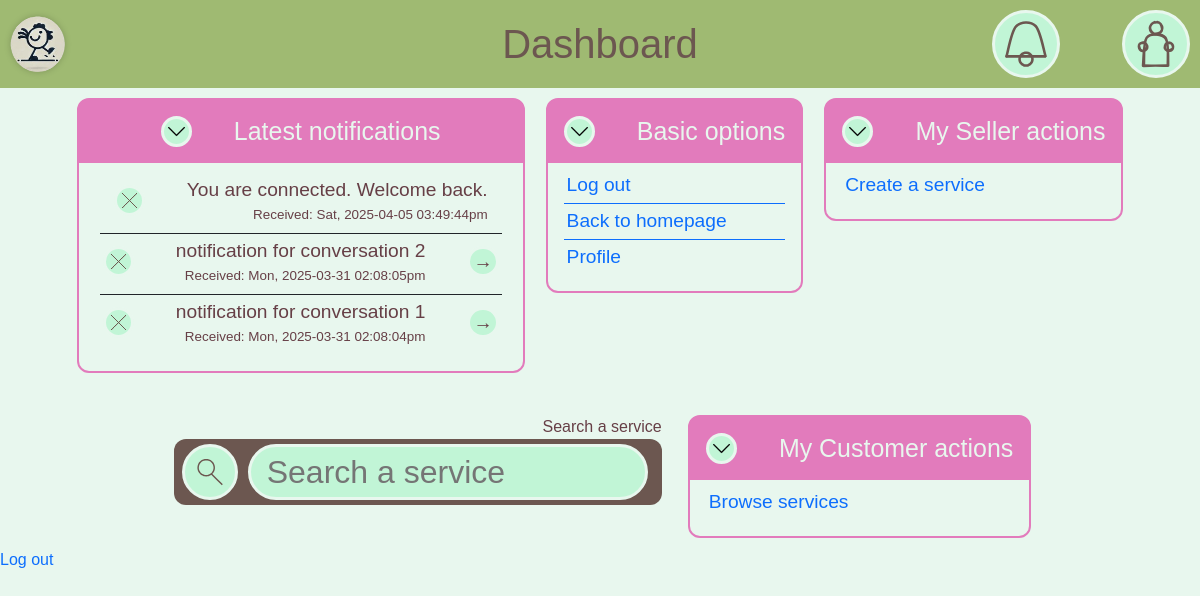
Page /pages/dashboard (signed in) on the earlier database version.
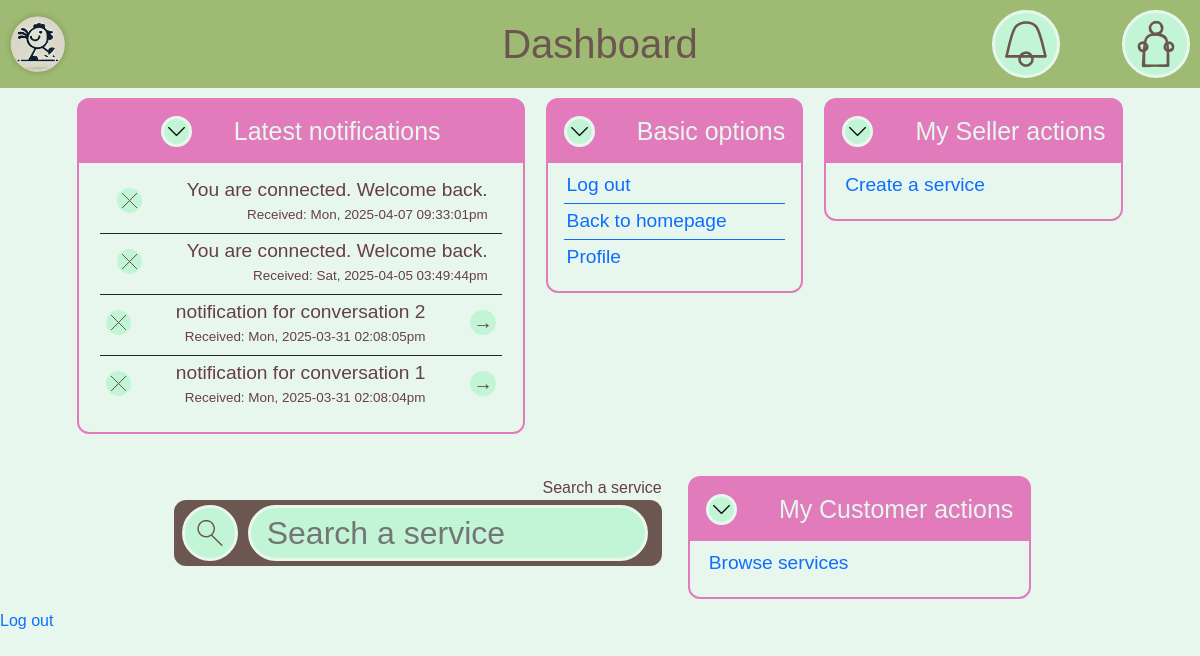
Same page on the later database version.
### tables this page shows
CREATE TABLE notifications(
        id INTEGER PRIMARY KEY,
        user_id INTEGER, conversation_id INTEGER, text TEXT, time TIMESTAMP,
        FOREIGN KEY(user_id) REFERENCES users(id),
        FOREIGN KEY(user_id) REFERENCES conversation(id)
    );

### utils/base.php (called while the page is built, shortened)
<?php
function root_include($name): void
{
    include $_SERVER["DOCUMENT_ROOT"] . $name;
}
function component($name): void
{
    root_include("/components/" . $name . ".php");
}

### utils/dbutils.php (called while the page is built, shortened)
<?php
function hasUserGotRole(PDO $db, $id, $roleID): bool {
    $st = $db->prepare("SELECT * FROM roles WHERE user_id = :id");
    if (!$st->execute(["id" => $id])) return false;
    while ($elt = $st->fetch()) {
        if ($elt["role"] == $roleID) return true;
    }
    return false;
}
function isBusiness(PDO $db, $id) {
    return hasUserGotRole($db, $id, 0);
}
function isCustomer(PDO $db, $id) {
    return hasUserGotRole($db, $id, 1);
}
function isAdmin(PDO $db, $id) {
    return hasUserGotRole($db, $id, 2);
}

### components/dashboard/base.php (called while the page is built)
<?php
function base_widget($db, $id) {
    insert_widget("Basic options", function() {
        buttons_widget(
            array(
                "Log out",
                "Back to homepage",
                "Profile"
            ),
            array(
                "/pages/signout",
                "/pages/homepage",
                "/pages/profile"
            )
        );
    });
}
?>

### components/common/notifications.php (the view, shortened to what this page needs)
<?php
function insert_notifications(PDO $db, $id)
{
    ?>
    <div class="circle-inside-accent logo">
        <img src="/assets/images/symbols/notification.svg" alt="notifications">
    </div>
    <?php
}
function display_notification($notification): void
{
    ?>
    <div class="notification line dashboard-line" not="<?= $notification["id"] ?>">
        <?php
        if ($notification["user_id"] != BROADCAST_ID) {
            ?>
            <div class="circle-inside-accent remove-notification">
                <img src="/assets/images/symbols/cancel.svg" alt="remove notification" class="symbol">
            </div>
            <?php
        }
        ?>
        <div class="notification-content">
            <p class="notification-text"><?= $notification["text"] ?></p>
            <p class="notification-date"><?= $notification["date"] ?></p>
        </div>
        <?php
        if ($notification["conversation_id"] != SYSTEM_ID) {
            ?>
            <div class="circle-inside-accent inspect-notification">
                <p class="symbol">&rarr;</p>
            </div>
            <?php
        }
        ?>
    </div>
    <?php
}
function get_user_notifications(PDO $db, $id): array
{
    $st = $db->prepare("
    SELECT *
    FROM notifications
    -- Support for broadcasts
    WHERE user_id = (:id) OR user_id = 0
    ORDER BY notifications.time DESC
    ");
    return $st->execute(["id" => $id]) ? $st->fetchAll() : [];
}
?>

### pages/dashboard/index.php (shortened to what this page needs)
<?php
require $_SERVER["DOCUMENT_ROOT"] . "/utils/base.php";
?>
<!DOCTYPE html>
<html lang="en">
<?php
insertHeader("Dashboard", ["inputs", "containers", "widgets", "page-header"]);
?>
<body>
<?php
$db = getSecureDB();
$id = $_SESSION["id"];
insert_header("Dashboard", $id);
insert_all_widgets($db, $id);
?>
<a href="/pages/signout">Log out</a>
</body>
</html>

### components/header.php (shortened to what this page needs)
<?php function insertHeader($name, $css = array())
{ ?>
    <head>
        <link rel="stylesheet" href="/assets/css/main-style.css">
        <link href="https://cdn.jsdelivr.net/npm/bootstrap@5.3.3/dist/css/bootstrap.min.css" rel="stylesheet"
>
        <?php
        foreach ($css as $link) {
            ?>
            <link rel="stylesheet" href="/assets/css/<?= $link ?>.css">
            <?php
        }
        ?>
    </head>
<?php } ?>

### components/common/page-header.php
<?php
function insert_header($title, $id): void
{
    ?>
    <header>
        <div class="logo-decoration-container">
            <?php
            component("logo");
            ?>
        </div>
        <div class="title">
            <a href="/pages/homepage">
                <h1><?= $title ?></h1>
            </a>
        </div>
        <aside class="line">
            <?php
            $db = getSecureDB();
            insert_notifications($db, $id);
            insert_profile_button($id);
            ?>
        </aside>
    </header>
    <?php
}
?>

### components/logo.php
<a href="/pages/homepage" class="logo">
    <div>
        <img src="/assets/images/logo.png" alt="A roaming rooster">
    </div>
</a>

### components/common/profile.php
<?php
function insert_profile_button($id)
{
    ?>
    <div class="circle-inside-accent logo">
        <a href="/pages/profile">
            <img src="/assets/images/symbols/profile.svg" alt="profile">
        </a>
    </div>
    <?php
}
?>

### components/dashboard/widget-manager.php (shortened to what this page needs)
<?php
function insert_all_widgets($db, $id): void
{
    ?>
    <div class="widget-list">
        <?php
        $is_business = isBusiness($db, $id);
        $is_customer = isCustomer($db, $id);
        $is_admin = isAdmin($db, $id);
        widget_notifications($db, $id);
        base_widget($db, $id);
        if ($is_business) {
            business_widgets($db, $id);
        }
        if ($is_customer) {
            insert_search_widget(page: false);
        }
        ?>
    </div>
    <?php
}
?>

### components/dashboard/notifications.php
<?php
function widget_notifications($db, $id): void
{
    $nots = get_user_notifications($db, $id);
    if (count($nots) != 0) {
        insert_widget("Latest notifications", function () use ($nots) {
            ?>
            <div>
                <?php
                foreach ($nots as $not) {
                    $not["safe_text"] = htmlspecialchars($not["text"]);
                    $not["date"] = "Received: " . date("D, Y-m-d h:i:sa", $not["time"]);
                    display_notification($not);
                }
                ?>
            </div>
            <?php
        });
    }
}
?>

### components/dashboard/widget-base.php
<?php
function insert_widget($title, $callback): void
{
    ?>
    <div class="widget">
        <div class="widget-header line">
            <div class="circle-inside-accent">
                <img src="/assets/images/down.png" alt="Retract" class="symbol">
            </div>
            <h2><?= $title ?></h2>
        </div>
        <div class="widget-content page">
            <?php
            $callback();
            ?>
        </div>
    </div>
    <?php
}

### components/dashboard/buttons.php
<?php
function buttons_widget($texts, $addresses): void
{
    ?>
    <div class="dashboard-buttons-list">
        <?php
        for ($i = 0; $i < count($texts); $i++) {
            ?>
            <a href="<?= htmlspecialchars($addresses[$i]) ?>" class="dashboard-line">
                <div class="dashboard-action">
                    <?= htmlspecialchars($texts[$i]) ?>
                </div>
            </a>
            <?php
        }
        ?>
    </div>
    <?php
}
?>

### components/search.php (shortened to what this page needs)
<?php
function insert_search_image()
{
    ?>
    <div class="symbol">
        <img src="/assets/images/symbols/search.svg" alt="Search" class="symbol">
    </div>
    <?php
}
function insert_search_widget($placeholder = "Search a service", $page = true, $content = null): void
{
    ?>
    <label class="text-field-label">
        <?= $placeholder ?> <br>
        <form class="text-field line-form" action="/pages/search-results">
            <div id="search-symbol" class="circle-inside-input page-horizontal minimize <?php if ($content !== null) {
                echo "reduce-horizontal";
            } ?>">
                <?php
                if ($page) {
                    insert_search_image();
                } else {
                    ?>
                    <a href="/pages/search-results">
                        <?php
                        insert_search_image();
                        ?>
                    </a>
                    <?php
                }
                ?>
            </div>
            <input id="s" name="s" class="circle-inside-input" type="search" placeholder="<?= $placeholder ?>" <?php if ($content !== null) {
                echo "value='$content'";
            } ?>>
        </form>
    </label>
    <?php
}
?>

### assets/css/main-style.css (style rules this page uses)
:root { --title-color: #9FBA72; --warning-color: #FFC87F; --text-color-main: #663F46; --text-color-main-light: #CFC9C9; --text-color-secondary: #6C5750; --back-color-base: #E8F7EE; --back-color-popup: #C1F5D6; --back-color-important: #E27BBC; --back-color-secondary: #A79CD6; --back-color-ternary: #DFDCDB; --accent-color-main: var(--back-color-secondary); --accent-color-secondary: var(--back-color-important); --place-color-main: #77005D; --place-color-secondary: #121212; --place-holder-gradient: repeating-linear-gradient(45deg, var(--place-color-main) 10%, var(--place-color-secondary), 10%); --image-on-back-base-gradient: linear-gradient(var(--back-color-important) 0%, transparent 100%); --medium-corner: 12px; --large-corner: 40px; --input-block-padding: 8px; --input-block-margin: 5px; --big-container-padding: 2%; --reading-margin: 7%; --spacing-minimum: 10px; --spacing-small: 21px; --spacing-medium: 42px; --spacing-large: 84px; }
html, body { background-color: var(--back-color-base) !important; font-family: Arial, Helvetica, sans-serif; }
div { background-color: transparent; }
h1 { color: var(--text-color-secondary) !important; text-align: center; }
p { color: var(--text-color-main); }
.logo-decoration-container { display: flex; align-items: center; filter: drop-shadow(0 0 3px #00000033); }
.page { max-height: 500px; visibility: visible; transition: max-height, padding, margin, visibility; transition-duration: 0.5s; transition-timing-function: ease; }
.page-horizontal { max-width: 400px; visibility: visible; transition: max-width, padding, margin, visibility; transition-duration: 0.3s; transition-timing-function: ease; }
.symbol { height: 1em; width: 1em; font-size: 1em; line-height: 1em; margin: 0; padding: 0; display: block; }
.minimize { height: fit-content; padding: 9px; }
a { text-decoration: none; }

### assets/css/inputs.css (style rules this page uses)
input { max-width: 100%; box-sizing: border-box; }
.text-field-label { font-size: medium; text-align: right; color: var(--text-color-main); margin-left: var(--input-block-margin); margin-right: var(--input-block-margin); }
.text-field { background-color: var(--text-color-secondary); color: var(--back-color-popup); border: none; border-radius: var(--medium-corner); font-size: xx-large; padding: var(--input-block-margin) var(--input-block-padding); width: 100%; max-width: 98vw; overflow: scroll; }
.line-form { display: flex; flex-direction: row; }
.line-form > * + * { margin-left: var(--spacing-minimum); }
label { text-align: right; }
.circle-inside-input { color: var(--text-color-main); background-color: var(--back-color-popup); border: solid 3px var(--back-color-base); border-radius: 1000px; }
input.circle-inside-input { padding-left: 16px; min-width: 0; width: 400px; max-width: 60vw; }
.circle-inside-accent { color: var(--text-color-main); background-color: var(--back-color-popup); border: solid 3px var(--back-color-base); border-radius: 1000px; padding: 3px; cursor: pointer; }

### assets/css/containers.css (style rules this page uses)
.line { display: flex; flex-direction: row; gap: var(--spacing-medium); justify-content: center; align-items: center; }
.widget-list { display: flex; flex-direction: row; flex-wrap: wrap; row-gap: var(--spacing-medium); column-gap: var(--spacing-small); margin: var(--spacing-minimum); justify-content: center; font-size: 1.2em; }

### assets/css/widgets.css (style rules this page uses)
.widget { border: var(--accent-color-secondary) 2px solid; border-radius: var(--medium-corner); box-sizing: border-box; background-clip: border-box; background: var(--accent-color-secondary); overflow: hidden; height: fit-content; }
.widget > * { padding: 16px; }
.widget-header { color: var(--back-color-base); cursor: pointer; }
.widget-content { overflow: auto; background: var(--back-color-base); margin: 0; padding-top: 5px; }
.widget-header > h2 { font-size: 1.3em; margin: 0; }
.notification { margin: 5px; }
.notification p { margin: 0; }
.notification-date { text-align: right; font-size: 0.7em; }
.dashboard-line { padding: 3px; }
a.dashboard-line { display: block; }
.dashboard-line + .dashboard-line { border-top: 1px solid; }

### assets/css/page-header.css (style rules this page uses)
header { background-color: var(--title-color); position: sticky; top: 0; display: flex; flex-direction: row; align-items: center; justify-content: space-between; }
.title { height: fit-content; width: fit-content; position: absolute; margin: auto; left: 0; right: 0; }
.title h1 { margin: 0; }
header .logo { margin: 10px; }
header .logo * { width: 3.5em; height: 3.5em; max-width: 10vw; }

Differences in the rows shown:
added notifications: text "You are connected. Welcome back.", date "Received: Mon, 2025-04-07 09:33:01pm"
